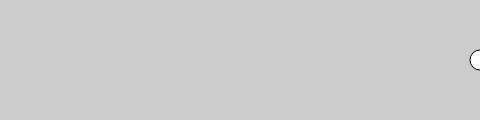
Frame 1 (no input)
Frame 60 (no input): identical to frame 1, image omitted
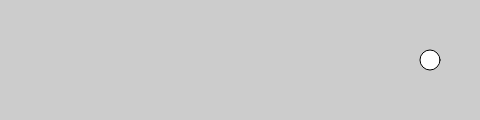
Frame 120 (the mouse pressed at the canvas centre since frame 60)

The p5.js sketch that drew these frames (run headless with seeded random() and noise() and a simulated clock; from frame 60 on, the mouse is pressed at the canvas centre):

// p5.js sketch
// ── sketch.js
// function setup(){
//   createCanvas(480, 120);
//   strokeWeight(8);
// }
//
// function draw(){
//   background(204);
//   for(var i = 20; i < 400; i += 60){
//     line(i, 40, i + 60, 80);
//   }
// }


var interval2 = 2000;
var prevMillis2 = 0;

var counter = 480;


var time1 = 10;
var time2 = 20;
var prevMillis = 0;


function setup(){
  createCanvas(480, 120);
}

function draw(){
  background(204);
//
// if(millis() - prevMillis > time1){
//   counter ++;
//   prevMillis = millis();
// }
//
// if(counter > width){
//   counter = 0;
// }
//
//
// ellipse(counter, 60, 50, 50);

if(millis() - prevMillis2 > interval2){
  counter -= 50;
  prevMillis2 = millis();
}

if(counter < 0){
  counter = 480;
}

ellipse(counter, height/2, 20, 20);

}
